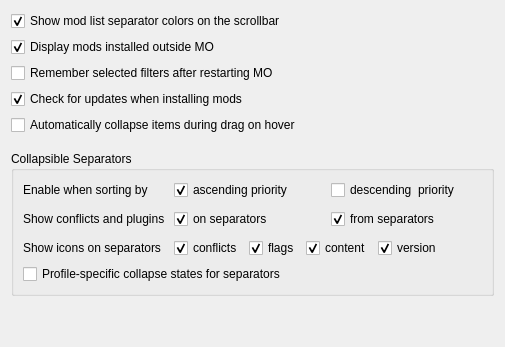
     <widget class="QWidget" name="uiTab">
      <property name="accessibleName">
       <string/>
      </property>
      <attribute name="title">
       <string>Mod List</string>
      </attribute>
      <layout class="QVBoxLayout" name="verticalLayout_19">
       <item>
        <widget class="QWidget" name="widget_11" native="true">
         <layout class="QVBoxLayout" name="verticalLayout_21">
          <property name="leftMargin">
           <number>0</number>
          </property>
          <property name="topMargin">
           <number>0</number>
          </property>
          <property name="rightMargin">
           <number>0</number>
          </property>
          <property name="bottomMargin">
           <number>0</number>
          </property>
          <item>
           <widget class="QCheckBox" name="colorSeparatorsBox">
            <property name="toolTip">
             <string>Colors set on separators will also be shown in the mod list scrollbar at the location of the separator. This can be useful for quickly navigating to a specific separator.</string>
            </property>
            <property name="whatsThis">
             <string>Colors set on separators will also be shown in the mod list scrollbar at the location of the separator. This can be useful for quickly navigating to a specific separator.</string>
            </property>
            <property name="text">
             <string>Show mod list separator colors on the scrollbar</string>
            </property>
            <property name="checked">
             <bool>true</bool>
            </property>
           </widget>
          </item>
          <item>
           <widget class="QCheckBox" name="displayForeignBox">
            <property name="toolTip">
             <string>Disable this to no longer display mods installed outside MO in the mod list (left pane). Assets from those mods will then be treated as having lowest mod priority together with the original game content.</string>
            </property>
            <property name="whatsThis">
             <string>By default Mod Organizer will display esp+bsa bundles installed with foreign tools as mods (left pane). This allows you to control their priority in relation to other mods. This is particularly useful if you also use Steam Workshop to install mods.
However, if you installed loose file mods outside MO which conflict with BSAs also installed outside MO those conflicts can't be resolved correctly.

If you disable this feature, MO will only display official DLCs this way. Please note that plugins (esps, esms, and esls) displayed in the right pane are completely unaffected by this feature.</string>
            </property>
            <property name="text">
             <string>Display mods installed outside MO</string>
            </property>
            <property name="checked">
             <bool>true</bool>
            </property>
           </widget>
          </item>
          <item>
           <widget class="QCheckBox" name="saveFiltersBox">
            <property name="toolTip">
             <string>Save the current filters when closing MO2 and restore them on startup.</string>
            </property>
            <property name="whatsThis">
             <string>Save the current filters when closing MO2 and restore them on startup.</string>
            </property>
            <property name="text">
             <string>Remember selected filters after restarting MO</string>
            </property>
           </widget>
          </item>
          <item>
           <widget class="QCheckBox" name="checkUpdateInstallBox">
            <property name="toolTip">
             <string>Check if updates are available for mods after installing them.</string>
            </property>
            <property name="whatsThis">
             <string>Check if updates are available for mods after installing them.</string>
            </property>
            <property name="text">
             <string>Check for updates when installing mods</string>
            </property>
            <property name="checked">
             <bool>true</bool>
            </property>
           </widget>
          </item>
          <item>
           <widget class="QCheckBox" name="autoCollapseDelayBox">
            <property name="toolTip">
             <string>Automatically collapse separators, categories or nexus ids after a delay when hovering them during drag.</string>
            </property>
            <property name="whatsThis">
             <string>Automatically collapse separators, categories or nexus ids after a delay when hovering them during drag.</string>
            </property>
            <property name="text">
             <string>Automatically collapse items during drag on hover</string>
            </property>
           </widget>
          </item>
         </layout>
        </widget>
       </item>
       <item>
        <spacer name="verticalSpacer_5">
         <property name="orientation">
          <enum>Qt::Orientation::Vertical</enum>
         </property>
         <property name="sizeType">
          <enum>QSizePolicy::Policy::Fixed</enum>
         </property>
         <property name="sizeHint" stdset="0">
          <size>
           <width>20</width>
           <height>10</height>
          </size>
         </property>
        </spacer>
       </item>
       <item>
        <widget class="QGroupBox" name="collapsibleSeparatorsWidget">
         <property name="title">
          <string>Collapsible Separators</string>
         </property>
         <property name="flat">
          <bool>false</bool>
         </property>
         <property name="checkable">
          <bool>false</bool>
         </property>
         <property name="checked">
          <bool>false</bool>
         </property>
         <layout class="QVBoxLayout" name="verticalLayout_17">
          <item>
           <layout class="QGridLayout" name="gridLayout_9">
            <property name="verticalSpacing">
             <number>9</number>
            </property>
            <item row="5" column="1">
             <widget class="QCheckBox" name="collapsibleSeparatorsHighlightToBox">
              <property name="toolTip">
               <string>Highlight collapsed separators based on conflicts and plugins from mods inside them.</string>
              </property>
              <property name="whatsThis">
               <string>Highlight collapsed separators based on conflicts and plugins from mods inside them.</string>
              </property>
              <property name="text">
               <string>on separators</string>
              </property>
              <property name="checked">
               <bool>true</bool>
              </property>
             </widget>
            </item>
            <item row="1" column="0">
             <widget class="QLabel" name="collapsibleSeparatorsLabel">
              <property name="text">
               <string>Enable when sorting by</string>
              </property>
             </widget>
            </item>
            <item row="5" column="0">
             <widget class="QLabel" name="label_34">
              <property name="text">
               <string>Show conflicts and plugins </string>
              </property>
             </widget>
            </item>
            <item row="5" column="2">
             <widget class="QCheckBox" name="collapsibleSeparatorsHighlightFromBox">
              <property name="toolTip">
               <string>When selecting a collapsed separator, highlight conflicting mods and plugins from mods inside the separator.</string>
              </property>
              <property name="whatsThis">
               <string>When selecting a collapsed separator, highlight conflicting mods and plugins from mods inside the separator.</string>
              </property>
              <property name="text">
               <string>from separators</string>
              </property>
              <property name="checked">
               <bool>true</bool>
              </property>
             </widget>
            </item>
            <item row="1" column="1">
             <widget class="QCheckBox" name="collapsibleSeparatorsAscBox">
              <property name="text">
               <string>ascending priority</string>
              </property>
              <property name="checked">
               <bool>true</bool>
              </property>
             </widget>
            </item>
            <item row="1" column="2">
             <widget class="QCheckBox" name="collapsibleSeparatorsDscBox">
              <property name="text">
               <string>descending  priority</string>
              </property>
             </widget>
            </item>
            <item row="8" column="0">
             <widget class="QLabel" name="label_35">
              <property name="text">
               <string>Show icons on separators</string>
              </property>
             </widget>
            </item>
            <item row="8" column="1" colspan="2">
             <widget class="QWidget" name="widget_4" native="true">
              <layout class="QHBoxLayout" name="horizontalLayout_7">
               <property name="leftMargin">
                <number>0</number>
               </property>
               <property name="topMargin">
                <number>0</number>
               </property>
               <property name="rightMargin">
                <number>0</number>
               </property>
               <property name="bottomMargin">
                <number>0</number>
               </property>
               <item>
                <widget class="QCheckBox" name="collapsibleSeparatorsIconsConflictsBox">
                 <property name="text">
                  <string>conflicts</string>
                 </property>
                 <property name="checked">
                  <bool>true</bool>
                 </property>
                </widget>
               </item>
               <item>
                <widget class="QCheckBox" name="collapsibleSeparatorsIconsFlagsBox">
                 <property name="text">
                  <string>flags</string>
                 </property>
                 <property name="checked">
                  <bool>true</bool>
                 </property>
                </widget>
               </item>
               <item>
                <widget class="QCheckBox" name="collapsibleSeparatorsIconsContentsBox">
                 <property name="text">
                  <string>content</string>
                 </property>
                 <property name="checked">
                  <bool>true</bool>
                 </property>
                </widget>
               </item>
               <item>
                <widget class="QCheckBox" name="collapsibleSeparatorsIconsVersionBox">
                 <property name="text">
                  <string>version</string>
                 </property>
                 <property name="checked">
                  <bool>true</bool>
                 </property>
                </widget>
               </item>
               <item>
                <spacer name="horizontalSpacer_3">
                 <property name="orientation">
                  <enum>Qt::Orientation::Horizontal</enum>
                 </property>
                 <property name="sizeHint" stdset="0">
                  <size>
                   <width>40</width>
                   <height>20</height>
                  </size>
                 </property>
                </spacer>
               </item>
              </layout>
             </widget>
            </item>
           </layout>
          </item>
          <item>
           <widget class="QCheckBox" name="collapsibleSeparatorsPerProfileBox">
            <property name="toolTip">
             <string>Do not share the collapse/expanded state of separators between profiles.</string>
            </property>
            <property name="whatsThis">
             <string>Do not share the collapse/expanded state of separators between profiles.</string>
            </property>
            <property name="text">
             <string>Profile-specific collapse states for separators</string>
            </property>
           </widget>
          </item>
         </layout>
        </widget>
       </item>
       <item>
        <spacer name="verticalSpacer_13">
         <property name="orientation">
          <enum>Qt::Orientation::Vertical</enum>
         </property>
         <property name="sizeHint" stdset="0">
          <size>
           <width>20</width>
           <height>40</height>
          </size>
         </property>
        </spacer>
       </item>
      </layout>
     </widget>
